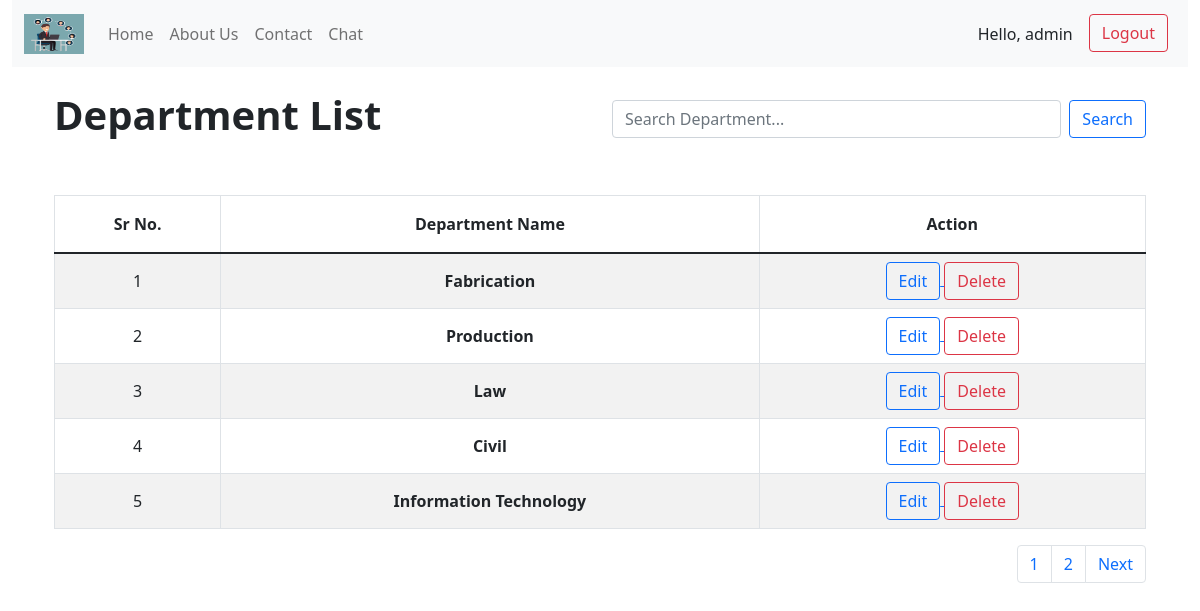
Page /app/list-department/ (signed in) on the committed database.
### employeeapp/models.py (models this page shows, shortened)
class Department(models.Model):
    name = models.CharField(max_length = 100)

### app/views.py (the view)
# urls.py: path('list-department/', views.list_department, name="list-department"),
@login_required
def list_department(request):
    if not request.session.get('access_fuc'):
        messages.error(request, "You are not authenticacated person, First Login")
        return redirect('users:login-user')
    departments = Department.objects.all().order_by('-id')
    search_query = request.GET.get('search_query')
    if search_query:
        departments=  departments.filter(Q(name__icontains=search_query))
    paginators = Paginator(departments, 5)
    page = request.GET.get("page")
    departments = paginators.get_page(page)
    context = {'departments' : departments}
    return render(request, 'list_department.html', context)

### app/templates/list_department.html (shortened to what this page needs)
{% extends "base.html" %}
    {% block content %}
    <div class="container mt-4">
        <div class="row align-items-center">
            <div class="col-md-6 ">
                <h1 class="display-6 fw-bold">Department List</h1>
            </div>
            <div class="col-md-6">
                <form action="" method="get" class="d-flex">
                    <input class="form-control me-2" type="search" name="search_query" placeholder="Search Department..." aria-label="Search" value="{{ request.GET.search_query }}">
                    <button class="btn btn-outline-primary" type="submit">Search</button>
                </form>
            </div>
        </div>
    </div>
    <div class="container-fluid mt-5">
        <table class="table table-striped table-hover table-bordered text-center align-middle">
            <thead>
                <tr>
                    <th class="py-3">Sr No.</th>
                    <th class="py-3">Department Name</th>
                    {% if user.is_superuser %}
                        <th class="py-3">Action</th>
                    {% endif %}
                </tr>
            </thead>
            <tbody>
                {% for department in departments %}
                <tr>
                    <td>{{forloop.counter}}</td>
                    <td class="fw-bold">{{department.name}}</td>
                    {% if user.is_superuser %}
                    <td>
                        <a href="{% url 'edit-department' department.pk %}" >
                            <button class="btn btn-outline-primary">
                                Edit
                        </button>
                        </a>
                        <a href="{% url 'delete-department' department.pk %}">
                            <button class="btn btn-outline-danger">
                                Delete
                            </button>
                        </a>
                    </td>
                    {% endif %}
                </tr>
                {% endfor %}
            </tbody>
        </table>
        <nav aria-label="Page navigation example">
            <ul class="pagination justify-content-end">
                {% for num in departments.paginator.page_range %}
                <li class="page-item">
                    <a class="page-link" href="?page= {{num}} ">
                        {{ num }}
                    </a>
                </li>
                {% endfor %}
                {% if departments.has_next %}
                <li class="page-item">
                    <a class="page-link" href="?page={{ departments.next_page_number }}">
                        Next
                    </a>
                </li>
                {% endif %}
            </ul>
        </nav>
    </div>
        {% endblock content %}

### templates/base.html (shortened to what this page needs)
{% load static %}
<!doctype html>
<html lang="en">
  <head>
    <link href="https://cdn.jsdelivr.net/npm/bootstrap@5.1.3/dist/css/bootstrap.min.css" rel="stylesheet">
  </head>
  <body>
    <div class="container-fluid">
        <nav class="navbar navbar-expand-lg navbar-light bg-light">
            <div class="container-fluid">
                <a class="navbar-brand" href="#">
                    <img src="{% static 'images/logo.jpg' %}" alt="Logo" width="60" height="40" class="d-inline-block align-text-top">
                </a>
                <div class="collapse navbar-collapse" id="navbarNav">
                    <ul class="navbar-nav">
                        <li class="nav-item">
                        <a class="nav-link"  href="{% url "home-page" %}">Home</a>
                        </li>
                        <li class="nav-item">
                        <a class="nav-link" href="{% url 'about-page' %}">About Us</a>
                        </li>
                        <li class="nav-item">
                        <a class="nav-link" href="{% url "contact-page" %}">Contact</a>
                        </li>
                        <li class="nav-item">
                        <a class="nav-link" href="#">Chat</a>
                        </li>
                    </ul>
                    <ul class="navbar-nav ms-auto">
                        {% if user.is_authenticated %}
                        <li class="nav-item">
                            <span class="nav-link text-dark me-2" >Hello, {{user.username}} </span>
                        </li>
                        <li class="nav-item">
                            <a class="btn btn-outline-danger me-2" href="{% url 'users:logout-user' %}">Logout</a>
                        </li>
                        {% endif %}
                    </ul>
                </div>
            </div>
        </nav>
    </div>
    <div class="container mt-4">
        {% block content %}
        {% endblock content %}
    </div>
  </body>
</html>

### rows in the picture
Department: name "Fabrication"
Department: name "Production"
Department: name "Law"
Department: name "Civil"
Department: name "Information Technology"

### other values in the picture
{{ user.username }} "admin"
{{ num }} "1" "2"
